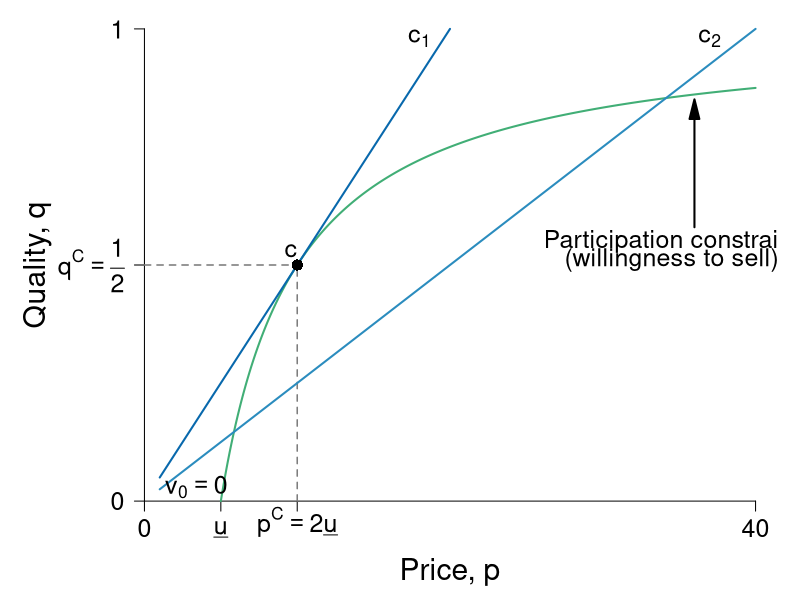

This chart was generated by the following R code:
require(ggplot2)
require(shape)
pdf(file = "information_power/information_icc_pc_leftpanel.pdf", width = 9, height = 7)

#Set parameters for graphics
axislabelsize <- 1.8
labelsize <- 1.5
namesize <- 1.8
annotatesize <- 1.5
graphlinewidth <- 2
segmentlinewidth <- 1.5

COL <- c("#7fc97f", "#beaed4", "#fdc086", "#ffff99", "#386cb0", "#f0027f", "#bf5b17", "#666666")
COLA <- c("#e0f3db", "#99d8c9","#66c2a4","#41ae76", "#238b45", "#005824")
COLB <- c("#c6dbef", "#4eb3d3", "#2b8cbe", "#0868ac","#084081")
COLC <- c("#fcfbfd", "#efedf5", "#dadaeb", "#bcbddc", "#9e9ac8", "#807dba", "#6a51a3", "#54278f", "#3f007d")
grays <- gray.colors(25, start = 1, end = 0)

isov <- function(p, delta = 5) {
  (p - delta)/p
}

brfFn <- function(p, delta = 5) {
  1 - (2 * delta) /p
}

solowCondition <- function(p, delta = 5){
  (p*(1/(8*delta)))
}

par(mar =  c(4, 6, 0.5, 1))
xlims <- c(0, 40)
ylims <- c(0, 1)


plot(0, 0, xlim = xlims, ylim = ylims, type = "n",
     xlab = expression(paste("")),
     ylab = expression(paste("")),
     xaxt = "n", yaxt = "n", cex.lab = axislabelsize, bty = "n")

mtext(expression(paste("Price, ", p)), side = 1, line = 2.5, cex = axislabelsize)
text(-7, 0.5*ylims[2], expression(paste("Quality, ", q)), xpd = TRUE, cex = axislabelsize, srt = 90) 



npts <- 500 
npts2 <- 501
#Specify the sequences of points for graphing. 
xx1 <- seq(10, xlims[2], length.out = npts)
xx2 <- seq(1, xlims[2], length.out = npts)
xx0 <- seq(5, xlims[2], length.out = npts)

#Customize ticks and labels for the plot
ticksy <- c(0, 0.5, 1)
ylabels <- c(0, expression(paste(q^C, phantom() == frac(1,2))), 1)
ticksx <- c(0, 5, 10, NA, 40)
xlabels <- c(0, expression(paste(underline("u"))), expression(paste(p^C == 2*underline("u"))), NA, 40)
axis(1, at = ticksx, pos = 0, labels = xlabels, cex.axis = labelsize)
axis(2, at = ticksy, pos = 0, labels = ylabels, las = 1, cex.axis = labelsize)

#Annotation of the three graphs and the NE
#text(31.8, 0.98, expression(paste("Incomplete contract")), cex = annotatesize)
#text(31, 0.85, expression(paste(q == frac(p, 8*underline("u")))), cex = annotatesize)
#text(26, 0.34, expression(paste("Best-response")), cex = annotatesize)
#text(26, 0.3, expression(paste("function")), cex = annotatesize)
#text(26, 0.25, expression(paste("(ICC)")), cex = annotatesize)
#text(25, 0.21, expression(paste(q == 1 - frac(2*underline("u"), p))), cex = annotatesize)
#Arrows(26, 0.36, 26, 0.59, col = "black", lty = 1, lwd = 2, arr.type = "triangle")


# text(16, 0.57, expression(paste("Nash")), cex = annotatesize)
# text(16, 0.52, expression(paste("equilibrium")), cex = annotatesize)
#text(20.6, 0.48, expression(paste("n")), cex = annotatesize)


#text(13, 0.98, expression(paste("Complete contract")), cex = annotatesize)
text(18, 0.98, expression(paste(c[1])), cex = annotatesize)
text(37, 0.98, expression(paste(c[2])), cex = annotatesize)

#text(12, 0.85, expression(paste(q == frac(p, 4*underline("u")))), cex = annotatesize)
text(34.5, 0.55, expression(paste("Participation constraint")), cex = annotatesize)
text(34.5, 0.51, expression(paste("(willingness to sell)")), cex = annotatesize)
#text(35, 0.42, expression(paste(q == 1 - frac(underline("u"), p))), cex = annotatesize)


#Lines for the coordinates of the Nash equilbrium
#segments(20, 0, 20, 0.5, lty = 2, col = grays[20], lwd = segmentlinewidth)
segments(0, 0.5, 10, 0.5, lty = 2, col = grays[20], lwd = segmentlinewidth)
segments(10, 0, 10, 0.5, lty = 2, col = grays[20], lwd = segmentlinewidth)

#Draw the lines for the graphs
lines(xx0, isov(xx0, delta = 5), col = COLA[4], lwd = graphlinewidth)
#lines(xx1, brfFn(xx1), col = COL[2], lwd = graphlinewidth)
lines(xx2, solowCondition(xx2, delta = 5), col = COLB[3], lwd = graphlinewidth)

#Add a point for the NE
#points(20, 0.5, pch = 16, col = "black", cex = 1.5)

#Add a ray and a point for c  
segments(1, 0.05, 20, 1, lty = 1, lwd = graphlinewidth, col = COLB[4])
points(10, 0.5, pch = 16, col = "black", cex = 1.5)
text(9.6, 0.53, expression(paste("c")), cex = annotatesize)

Arrows(36, 0.58, 36, 0.83, col = "black", lty = 1, lwd = 2, arr.type = "triangle")

text(3.4, 0.03, expression(paste(v[0] == 0)), cex = annotatesize)

#text(18, 0.98, expression(paste(c[1])), cex = annotatesize)
#text(37, 0.98, expression(paste(c[2])), cex = annotatesize)
#text(39, 0.525, expression(paste(c[3])), cex = annotatesize)


dev.off()
